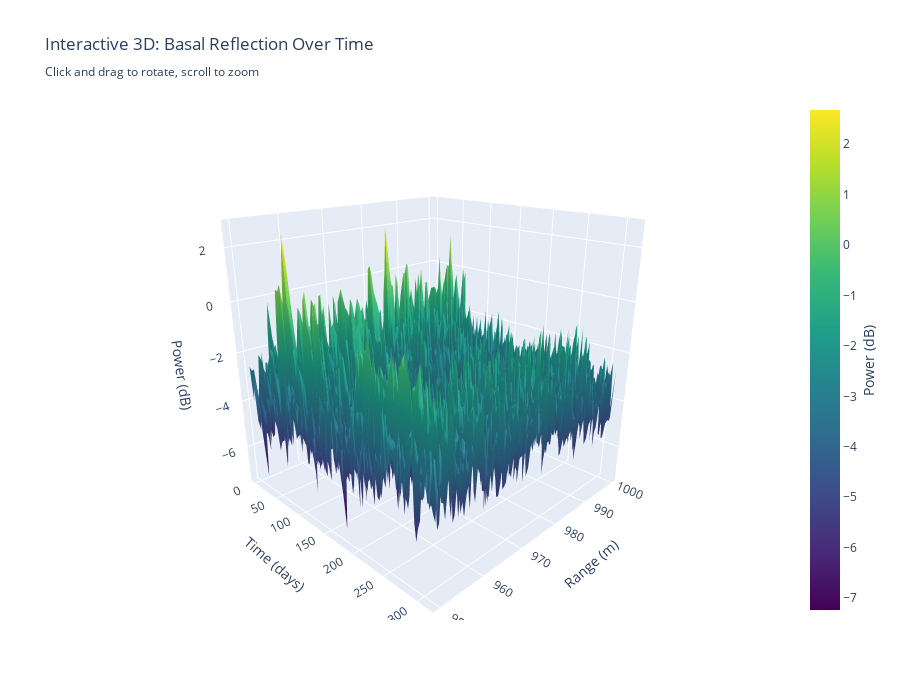

Source (notebook cell):
### Code cell
# 3D Interactive Visualization using Plotly
# Plotly works natively in VS Code without ipympl issues
import plotly.graph_objects as go

# Focus on the basal reflection region for the 3D plot
range_min_3d, range_max_3d =950, 1000
mask_3d = (Rcoarse >= range_min_3d) & (Rcoarse <= range_max_3d)
img_3d = 10 * np.log10(range_img[mask_3d, :]**2 + 1e-30)

# Subsample for smoother 3D rendering
time_step = 3  # Use every 3rd time  point
range_step = 2  # Use every 2nd range bin

time_sub = time_days[::time_step]
range_sub = Rcoarse[mask_3d][::range_step]
img_sub = img_3d[::range_step, ::time_step]

# Create interactive 3D surface plot
fig = go.Figure(data=[go.Surface(
    x=time_sub,
    y=range_sub,
    z=img_sub,
    colorscale='Viridis',
    colorbar=dict(title=dict(text='Power (dB)', side='right'))
)])

fig.update_layout(
    title='Interactive 3D: Basal Reflection Over Time<br><sub>Click and drag to rotate, scroll to zoom</sub>',
    scene=dict(
        xaxis_title='Time (days)',
        yaxis_title='Range (m)',
        zaxis_title='Power (dB)',
        camera=dict(eye=dict(x=1.5, y=-1.5, z=0.8))
    ),
    width=900,
    height=700
)

fig.show()

print(f"3D Plot Info:")
print(f"  Range window: {range_min_3d}-{range_max_3d} m")
print(f"  Time points: {len(time_sub)} (subsampled from {len(time_days)})")
print(f"  Range bins: {len(range_sub)} (subsampled from {np.sum(mask_3d)})")
print(f"\n✓ Interactive: Click and drag to rotate, scroll to zoom!")

### Figure 1 — Plotly figure (JSON) as saved in the notebook; plotly's stock layout.template omitted (floating-point values rounded to 4 significant figures; data arrays with more than 128 entries replaced by an {"elided": "..."} marker saying what was removed)
{"data": [{"colorbar": {"title": {"side": "right", "text": "Power (dB)"}}, "colorscale": [[0, "#440154"], [0.1111, "#482878"], [0.2222, "#3e4989"], [0.3333, "#31688e"], [0.4444, "#26828e"], [0.5556, "#1f9e89"], [0.6667, "#35b779"], [0.7778, "#6ece58"], [0.8889, "#b5de2b"], [1, "#fde725"]], "type": "surface", "x": [0.0, 2.5, 5.0, 7.5, 10.0, 12.5, 15.0, 17.5, 20.0, 22.5, 25.0, 27.5, 30.0, 32.5, 35.0, 37.5, 40.0, 42.5, 45.0, 47.5, 50.0, 52.5, 55.0, 57.5, 60.0, 62.5, 65.0, 67.5, 70.0, 72.5, 75.0, 77.5, 80.0, 82.5, 85.0, 87.5, 90.0, 92.5, 94.86, 97.36, 99.86, 102.4, 104.9, 107.4, 109.9, 112.4, 114.9, 117.4, 119.9, 122.4, 124.9, 127.3, 129.8, 132.3, 134.8, 137.3, 139.8, 142.3, 144.8, 147.3, 149.8, 152.3, 154.8, 157.2, 159.7, 162.2, 164.6, 167.1, 169.6, 172.1, 174.6, 177.1, 179.6, 182.1, 184.6, 187.1, 189.6, 192.1, 194.6, 197.1, 199.6, 202.1, 204.6, 207.1, 209.4, 211.9, 214.4, 216.9, 219.4, 221.9, 224.4, 226.9, 229.4, 231.9, 234.4, 236.9, 239.4, 241.9, 244.4, 246.9, 249.3, 251.8, 254.3, 256.8, 259.3, 261.8, 264.3, 266.6, 269.1, 271.6, 274.1, 276.6, 279.1, 281.6, 284.1, 286.6, 289.1, 291.6, 294.1, 296.6, 299.1, 301.6, 304.1, 306.6, 309.1, 311.5], "y": [950.1, 950.5, 950.9, 951.3, 951.8, 952.2, 952.6, 953.0, 953.5, 953.9, 954.3, 954.7, 955.1, 955.6, 956.0, 956.4, 956.8, 957.2, 957.7, 958.1, 958.5, 958.9, 959.3, 959.8, 960.2, 960.6, 961.0, 961.4, 961.9, 962.3, 962.7, 963.1, 963.5, 964.0, 964.4, 964.8, 965.2, 965.6, 966.1, 966.5, 966.9, 967.3, 967.8, 968.2, 968.6, 969.0, 969.4, 969.9, 970.3, 970.7, 971.1, 971.5, 972.0, 972.4, 972.8, 973.2, 973.6, 974.1, 974.5, 974.9, 975.3, 975.7, 976.2, 976.6, 977.0, 977.4, 977.8, 978.3, 978.7, 979.1, 979.5, 979.9, 980.4, 980.8, 981.2, 981.6, 982.1, 982.5, 982.9, 983.3, 983.7, 984.2, 984.6, 985.0, 985.4, 985.8, 986.3, 986.7, 987.1, 987.5, 987.9, 988.4, 988.8, 989.2, 989.6, 990.0, 990.5, 990.9, 991.3, 991.7, 992.1, 992.6, 993.0, 993.4, 993.8, 994.2, 994.7, 995.1, 995.5, 995.9, 996.4, 996.8, 997.2, 997.6, 998.0, 998.5, 998.9, 999.3, 999.7], "z": {"elided": "119x126 float values"}}], "layout": {"height": 700, "scene": {"camera": {"eye": {"x": 1.5, "y": -1.5, "z": 0.8}}, "xaxis": {"title": {"text": "Time (days)"}}, "yaxis": {"title": {"text": "Range (m)"}}, "zaxis": {"title": {"text": "Power (dB)"}}}, "title": {"text": "Interactive 3D: Basal Reflection Over Time<br><sub>Click and drag to rotate, scroll to zoom</sub>"}, "width": 900}}
